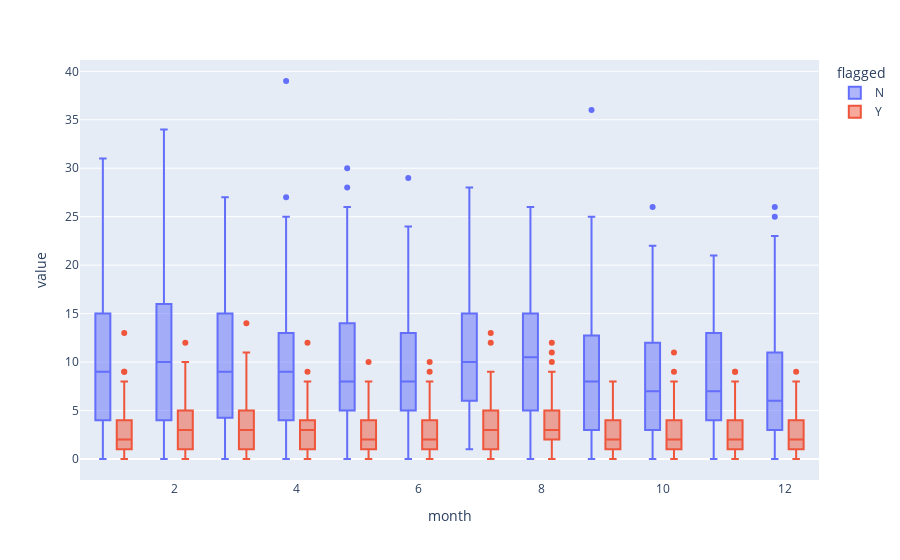

Notebook source saved alongside this figure:
### Markdown cell above
The plots below show that the total counts of filtered reviews vary by the month. For instance, reviews were left the most on July and August. But the total counts drop significantly in September. And it significantly increases in January.

### Code cell
px.box(date_flagged_melt[mask_2006_2012], x='month', y='value', color='flagged')

### Figure 1 — Plotly figure (JSON) as saved in the notebook; plotly's stock layout.template omitted (floating-point values rounded to 4 significant figures; data arrays with more than 128 entries replaced by an {"elided": "..."} marker saying what was removed)
{"data": [{"alignmentgroup": "True", "hovertemplate": "flagged=N<br>month=%{x}<br>value=%{y}<extra></extra>", "legendgroup": "N", "marker": {"color": "#636efa"}, "name": "N", "notched": false, "offsetgroup": "N", "orientation": "v", "showlegend": true, "type": "box", "x": {"elided": "2134 int values"}, "x0": " ", "xaxis": "x", "y": {"elided": "2134 int values"}, "y0": " ", "yaxis": "y"}, {"alignmentgroup": "True", "hovertemplate": "flagged=Y<br>month=%{x}<br>value=%{y}<extra></extra>", "legendgroup": "Y", "marker": {"color": "#EF553B"}, "name": "Y", "notched": false, "offsetgroup": "Y", "orientation": "v", "showlegend": true, "type": "box", "x": {"elided": "2134 int values"}, "x0": " ", "xaxis": "x", "y": {"elided": "2134 int values"}, "y0": " ", "yaxis": "y"}], "layout": {"boxmode": "group", "legend": {"title": {"text": "flagged"}, "tracegroupgap": 0}, "margin": {"t": 60}, "xaxis": {"anchor": "y", "domain": [0, 1], "title": {"text": "month"}}, "yaxis": {"anchor": "x", "domain": [0, 1], "title": {"text": "value"}}}}
